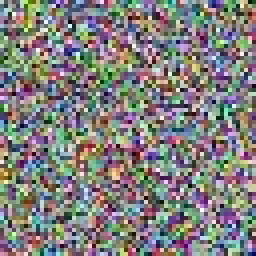
#> input picture storage/uploads/01c78ffd4f464a.jpg, 64 x 64 px (shown 4 times larger)
$ python -i scene_reconstruction.py   (imports and definitions only)
#> lines starting #> are read from the running program, lines starting #| are printed output that depends on the picture; after the words box and inside, x2 and y2 are one past the last pixel; in counts of white or black regions, pixels touching at a corner belong together
### ele/utils.py
"""ele utility functions."""

from __future__ import annotations

from pathlib import Path
from typing import Callable

import numpy as np
from PIL import Image


# ---------------------------------------------------------------------------
# Image I/O helpers
# ---------------------------------------------------------------------------

# [98 lines left out: functions ensure_rgb_pil, pil_to_float32_linear_rgb, _srgb_to_linear, float32_linear_rgb_to_uint16, to_uint8_rgb_for_pil, resize_long_edge, not called in this run]


# ---------------------------------------------------------------------------
# Array math helpers
# ---------------------------------------------------------------------------

def safe_mkdir_for_file(path: str | Path) -> None:
    """Create parent directories for a file path if they don't exist."""
    Path(path).parent.mkdir(parents=True, exist_ok=True)


def clamp01(array: np.ndarray) -> np.ndarray:
    """Clamp array values to [0, 1]."""
    return np.clip(array, 0.0, 1.0)


def luminance(array: np.ndarray) -> np.ndarray:
    """Compute per-pixel luminance (Rec. 709 coefficients).

    Args:
        array: H×W×3 float32 linear RGB.

    Returns:
        H×W float32 luminance.
    """
    return (
        0.2126 * array[..., 0]
        + 0.7152 * array[..., 1]
        + 0.0722 * array[..., 2]
    )


# [18 lines left out: functions apply_per_channel, basic_white_balance_from_gray_world, not called in this run]

### ele/types.py
"""ele shared data types."""

from __future__ import annotations

from dataclasses import dataclass, field
from enum import Enum

import numpy as np


class Mode(str, Enum):
    FREE    = "free"
    CREATOR = "creator"
    PRO     = "pro"
    PRINT   = "print"


@dataclass
class DegradationReport:
    """Lightweight analysis of input image quality."""

    compression_score:    float        # 0–1, higher = more blocking artefacts
    clipping_score:       float        # 0–1, higher = more clipped pixels
    sharpness_score:      float        # 0–1, higher = sharper image
    noise_score:          float        # 0–1, higher = more noise
    dynamic_range_score:  float        # 0–1, higher = wider DR
    ringing_score:        float = 0.0 # 0–1, higher = more edge-adjacent ringing
    notes:                list[str] = field(default_factory=list)

    # [12 lines left out: function summary, not called in this run]


@dataclass
class SceneMap:
    """Per-pixel region masks (float32, 0–1 soft membership)."""

    sky:          np.ndarray
    foliage:      np.ndarray
    skin:         np.ndarray
    architecture: np.ndarray
    hair:         np.ndarray
    fabric:       np.ndarray

    def __post_init__(self) -> None:
        # All masks must be 2-D float32
        for name in ("sky", "foliage", "skin", "architecture", "hair", "fabric"):
            arr = getattr(self, name)
            if arr.ndim != 2:
                raise ValueError(f"SceneMap.{name} must be 2-D, got shape {arr.shape}")


@dataclass
class PipelineResult:
    """Final output of any pipeline run."""

    image:       np.ndarray
    report:      DegradationReport
    output_path: str | None
    metadata:    dict[str, str | int | float] = field(default_factory=dict)

### ele/core/scene_reconstruction.py
"""Stage 3 — Scene Reconstruction.

Builds a heuristic SceneMap from a linear float32 RGB image, then
applies scene-aware adjustments to improve editability per region.

No ML models are used.  All masks are computed from simple colour and
spatial heuristics.  The goal is a first-pass plausible segmentation
that guides downstream pseudo-RAW shaping.
"""

from __future__ import annotations

import numpy as np

from ele.types import SceneMap
from ele.utils import luminance, clamp01


def reconstruct_scene(
    image: np.ndarray,
) -> tuple[np.ndarray, SceneMap]:
    """Produce scene-adjusted image and soft region masks.

    Args:
        image: H×W×3 float32 linear RGB, values [0, 1].

    Returns:
        Tuple of:
          - adjusted image (same shape/dtype)
          - SceneMap with per-pixel soft masks
    """
    scene_map = _build_scene_map(image)
    adjusted  = _apply_scene_adjustments(image, scene_map)
    return adjusted, scene_map


# ---------------------------------------------------------------------------
# Scene map construction
# ---------------------------------------------------------------------------

def _build_scene_map(image: np.ndarray) -> SceneMap:
    h, w = image.shape[:2]
    r, g, b = image[..., 0], image[..., 1], image[..., 2]
    lum = luminance(image)

    sky          = _mask_sky(r, g, b, lum, h)
    foliage      = _mask_foliage(r, g, b)
    skin         = _mask_skin(r, g, b)
    architecture = _mask_architecture(r, g, b, lum)
    hair         = _mask_hair(r, g, b, lum)

    # Fabric: residual regions not covered by the above
    coverage = clamp01(sky + foliage + skin + architecture + hair)
    fabric   = clamp01(1.0 - coverage)

    return SceneMap(
        sky=sky,
        foliage=foliage,
        skin=skin,
        architecture=architecture,
        hair=hair,
        fabric=fabric,
    )


def _mask_sky(
    r: np.ndarray,
    g: np.ndarray,
    b: np.ndarray,
    lum: np.ndarray,
    image_height: int,
) -> np.ndarray:
    """Bright, blue-dominant pixels in the upper half of the frame."""
    blue_bias  = (b > r) & (b > g)
    bright     = lum > 0.3
    low_sat    = (np.abs(r - g) + np.abs(g - b) + np.abs(b - r)) < 0.4

    h = image_height
    spatial = np.zeros_like(lum)
    spatial[: h // 2, :] = 1.0      # upper half weight

    raw = (blue_bias & bright & low_sat).astype(np.float32) * spatial
    return _smooth_mask(raw)


def _mask_foliage(
    r: np.ndarray,
    g: np.ndarray,
    b: np.ndarray,
) -> np.ndarray:
    """Green-dominant pixels."""
    green_dom = (g > r * 1.1) & (g > b * 1.05)
    return _smooth_mask(green_dom.astype(np.float32))


def _mask_skin(
    r: np.ndarray,
    g: np.ndarray,
    b: np.ndarray,
) -> np.ndarray:
    """Warm hue band approximating human skin tones.

    Skin typically: r > g > b, moderate luminance, limited saturation.

    Chromaticity ratio gates (R/G and G/B) narrow the hue band so that
    warm non-skin materials (wood, leather, terracotta) are excluded.
    Upper luminance bound raised to 0.90 to capture bright foreheads
    and cheeks that fall outside the old 0.80 limit.
    """
    warm     = (r > g) & (g > b)
    r_dom    = (r - b) > 0.05
    not_red  = (r - g) < 0.35       # exclude saturated reds

    # Chromaticity ratio gates — skin R/G ≈ 1.05–1.50, G/B ≈ 1.10–2.00
    rg_ratio = r / (g + 1e-4)
    gb_ratio = g / (b + 1e-4)
    rg_ok    = (rg_ratio > 1.02) & (rg_ratio < 1.60)
    gb_ok    = (gb_ratio > 1.05) & (gb_ratio < 2.20)

    lum      = luminance(np.stack([r, g, b], axis=-1))
    mid_lum  = (lum > 0.08) & (lum < 0.90)   # extended upper bound for bright skin

    raw = (warm & r_dom & not_red & rg_ok & gb_ok & mid_lum).astype(np.float32)
    return _smooth_mask(raw)


def _mask_architecture(
    r: np.ndarray,
    g: np.ndarray,
    b: np.ndarray,
    lum: np.ndarray,
) -> np.ndarray:
    """Near-neutral, mid-to-high luminance areas — typical of built structures."""
    neutrality = 1.0 - (
        np.abs(r - g) + np.abs(g - b) + np.abs(b - r)
    ).clip(0, 1)
    near_neutral = neutrality > 0.6
    mid_lum      = (lum > 0.2) & (lum < 0.85)

    raw = (near_neutral & mid_lum).astype(np.float32)
    return _smooth_mask(raw)


def _mask_hair(
    r: np.ndarray,
    g: np.ndarray,
    b: np.ndarray,
    lum: np.ndarray,
) -> np.ndarray:
    """Dark pixels typical of hair — both neutral-dark and warm-dark tones.

    Dark neutral (black / grey hair):
        lum < 0.28 and low inter-channel spread.

    Warm-dark (brown / auburn / dark-blonde hair):
        lum < 0.28, R > B (warm), R−B < 0.12 and R−G < 0.08.
        Catches brown tones that are too warm for the low-sat gate but
        still clearly darker than typical skin luminance.

    Dark threshold extended from 0.20 → 0.28 to capture more of the
    hair mid-shadow region that was previously missed.
    """
    # Neutral / grey dark hair
    dark_neutral = (lum < 0.28) & ((np.abs(r - g) + np.abs(g - b)) < 0.15)

    # Warm-dark: brown / auburn hair adjacent to skin
    warm_dark = (
        (lum < 0.28)
        & (r > b)
        & ((r - b) < 0.12)
        & ((r - g) < 0.08)
    )

    raw = (dark_neutral | warm_dark).astype(np.float32)
    return _smooth_mask(raw)


def _smooth_mask(mask: np.ndarray, sigma: float = 3.0) -> np.ndarray:
    """Gaussian-smooth a binary float mask to create soft transitions."""
    from scipy.ndimage import gaussian_filter  # type: ignore[import]
    return gaussian_filter(mask, sigma=sigma).astype(np.float32)


# ---------------------------------------------------------------------------
# Scene-aware adjustments
# ---------------------------------------------------------------------------

def _apply_scene_adjustments(
    image: np.ndarray,
    scene_map: SceneMap,
) -> np.ndarray:
    """Apply region-specific adjustments to improve gradeability.

    Rules:
    - Sky: subtle gradient smoothing to reduce banding.
    - Skin: no micro-contrast; protect from aggressive sharpening.
    - Architecture: preserve local edge structure.
    - Hair: gentle shadow open-up.
    - Foliage / fabric: leave mostly untouched.
    """
    img = image.astype(np.float32)

    # --- Sky: smooth gentle to suppress banding ---
    if scene_map.sky.max() > 0.1:
        from scipy.ndimage import gaussian_filter  # type: ignore[import]
        sky_w = scene_map.sky[..., np.newaxis]
        smooth = np.stack(
            [gaussian_filter(img[..., c], sigma=1.5) for c in range(3)],
            axis=-1,
        )
        img = img * (1 - sky_w * 0.4) + smooth * (sky_w * 0.4)

    # --- Skin: ensure no micro-contrast over-enhancement ---
    if scene_map.skin.max() > 0.1:
        from scipy.ndimage import gaussian_filter  # type: ignore[import]
        skin_w = scene_map.skin[..., np.newaxis]
        soft   = np.stack(
            [gaussian_filter(img[..., c], sigma=0.8) for c in range(3)],
            axis=-1,
        )
        img = img * (1 - skin_w * 0.2) + soft * (skin_w * 0.2)

    # --- Hair: gently lift near-black detail ---
    if scene_map.hair.max() > 0.1:
        hair_w = scene_map.hair[..., np.newaxis]
        lifted = img + 0.03 * hair_w * (1.0 - img)   # additive lift, fades at white
        img    = clamp01(lifted)

    return img.astype(np.float32)

>>> import cv2
>>> picture = cv2.imread('../../storage/uploads/01c78ffd4f464a.jpg')
#> picture is the input picture: shape (64, 64, 3); mean B, G, R 125.9, 127.3, 128.9
>>> result = reconstruct_scene(picture)
#> in _build_scene_map, `r, g, b = image[..., 0], image[..., 1], image[..., 2]`:
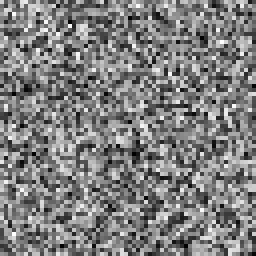
#> g: shape (64, 64) (shown 4 times larger); min 0, max 255, mean 127.3
#> in _build_scene_map, `r, g, b = image[..., 0], image[..., 1], image[..., 2]`:
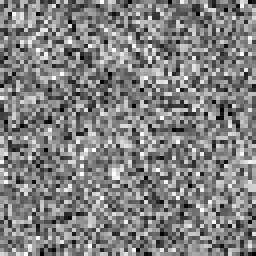
#> b: shape (64, 64) (shown 4 times larger); min 0, max 255, mean 128.9
#> in _mask_sky, `blue_bias  = (b > r) & (b > g)`:
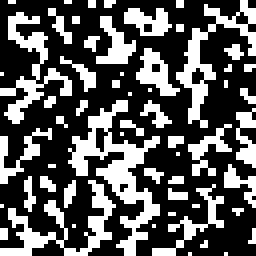
#> blue_bias: shape (64, 64) bool (shown 4 times larger); 35% white in thin lines or dots
#> in _mask_sky, `bright     = lum > 0.3`: bright: shape (64, 64) bool; every value is 1
#> in _mask_sky, `raw = (blue_bias & bright & low_sat).astype(np.float32) * spatial`: raw: shape (64, 64) float64; values 0 (black) and 1 (white), 16.8% white in thin lines or dots, all inside (x1, y1, x2, y2) = (0, 0, 64, 32)
#> in _mask_foliage, `green_dom = (g > r * 1.1) & (g > b * 1.05)`: green_dom: shape (64, 64) bool; 23.3% white in thin lines or dots
#> in _mask_skin, `warm     = (r > g) & (g > b)`: warm: shape (64, 64) bool; 14.3% white in thin lines or dots
#> in _mask_skin, `r_dom    = (r - b) > 0.05`:
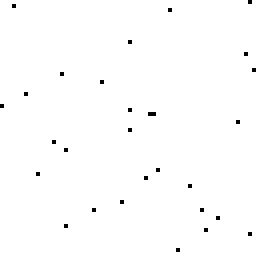
#> r_dom: shape (64, 64) bool (shown 4 times larger); 99.3% white; black in thin lines or dots
#> in _mask_skin, `not_red  = (r - g) < 0.35`: not_red: shape (64, 64) bool; 1.2% white in thin lines or dots, all inside (x1, y1, x2, y2) = (3, 1, 59, 63)
#> in _mask_skin, `rg_ok    = (rg_ratio > 1.02) & (rg_ratio < 1.60)`: rg_ok: shape (64, 64) bool; 38.1% white in thin lines or dots
#> in _mask_skin, `gb_ok    = (gb_ratio > 1.05) & (gb_ratio < 2.20)`:
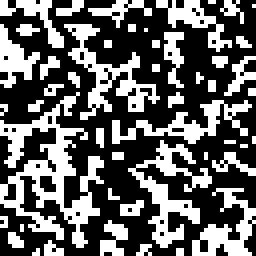
#> gb_ok: shape (64, 64) bool (shown 4 times larger); 38.6% white in thin lines or dots
#> in _mask_skin, `mid_lum  = (lum > 0.08) & (lum < 0.90)`: mid_lum: shape (64, 64) bool; every value is 0
#> in _mask_skin, `raw = (warm & r_dom & not_red & rg_ok & gb_ok & mid_lum).astype(np.flo..`: raw: shape (64, 64) float32; every value is 0
#> in _mask_architecture, `neutrality = 1.0 - ( np.abs(r - g) + np.abs(g - b) + np.abs(b - r) ).c..`: neutrality: shape (64, 64) float64; every value is 1
#> in clamp01 (call 2), `return np.clip(array, 0.0, 1.0)`:
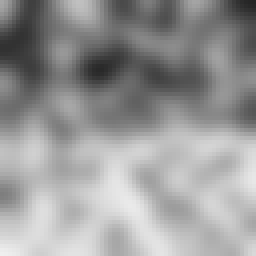
#> returned value: shape (64, 64) float32 (shown 4 times larger); min 0.146, max 0.938, mean 0.599
#> in _apply_scene_adjustments, `smooth = np.stack( [gaussian_filter(img[..., c], sigma=1.5) for c in r..`:
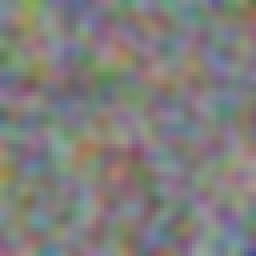
#> smooth: shape (64, 64, 3) float32 (shown 4 times larger); mean B, G, R 125.9, 127.3, 128.9
